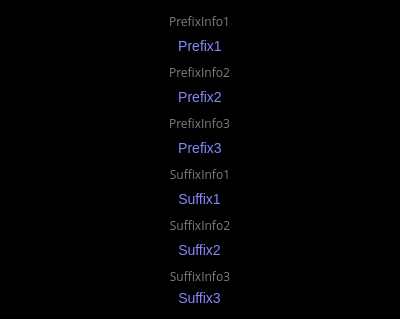
                            <widget class="QFrame" name="item_mods_frame">
                                <property name="enabled">
                                    <bool>false</bool>
                                </property>
                                <property name="sizePolicy">
                                    <sizepolicy hsizetype="Preferred" vsizetype="Preferred">
                                        <horstretch>0</horstretch>
                                        <verstretch>0</verstretch>
                                    </sizepolicy>
                                </property>
                                <property name="minimumSize">
                                    <size>
                                        <width>400</width>
                                        <height>300</height>
                                    </size>
                                </property>
                                <property name="maximumSize">
                                    <size>
                                        <width>400</width>
                                        <height>16777215</height>
                                    </size>
                                </property>
                                <property name="styleSheet">
                                    <string notr="true">background-color: rgb(0, 0, 0);</string>
                                </property>
                                <layout class="QVBoxLayout" name="item_mods_layout">
                                    <item alignment="Qt::AlignHCenter|Qt::AlignTop">
                                        <widget class="QLabel" name="prefix_info_1">
                                            <property name="enabled">
                                                <bool>false</bool>
                                            </property>
                                            <property name="minimumSize">
                                                <size>
                                                    <width>0</width>
                                                    <height>0</height>
                                                </size>
                                            </property>
                                            <property name="font">
                                                <font>
                                                    <family>Open Sans</family>
                                                    <pointsize>-1</pointsize>
                                                    <italic>false</italic>
                                                    <bold>false</bold>
                                                </font>
                                            </property>
                                            <property name="styleSheet">
                                                <string notr="true">QLabel {
                                                    color: #7f7f7f;
                                                    text-transform: none;
                                                    font-size: 12px;
                                                    padding-bottom: 0px;
                                                    padding-top: 2px;
                                                    padding-right: 10px;
                                                    padding-left: 10px;
                                                    line-height: 14px;
                                                    text-align: center;
                                                    margin: 0px;
                                                    }
                                                </string>
                                            </property>
                                            <property name="text">
                                                <string>PrefixInfo1</string>
                                            </property>
                                            <property name="textFormat">
                                                <enum>Qt::RichText</enum>
                                            </property>
                                            <property name="alignment">
                                                <set>Qt::AlignCenter</set>
                                            </property>
                                        </widget>
                                    </item>
                                    <item alignment="Qt::AlignHCenter">
                                        <widget class="QLabel" name="prefix_1">
                                            <property name="enabled">
                                                <bool>false</bool>
                                            </property>
                                            <property name="minimumSize">
                                                <size>
                                                    <width>0</width>
                                                    <height>0</height>
                                                </size>
                                            </property>
                                            <property name="styleSheet">
                                                <string notr="true">QLabel {
                                                    color: #8787fe;
                                                    font-size: 14px;
                                                    padding-bottom: 2px;
                                                    padding-top: 2px;
                                                    padding-right: 10px;
                                                    padding-left: 10px;
                                                    line-height: 14px;
                                                    text-align: center;
                                                    margin: 0px;
                                                    }
                                                </string>
                                            </property>
                                            <property name="text">
                                                <string>Prefix1</string>
                                            </property>
                                            <property name="textFormat">
                                                <enum>Qt::RichText</enum>
                                            </property>
                                            <property name="alignment">
                                                <set>Qt::AlignCenter</set>
                                            </property>
                                        </widget>
                                    </item>
                                    <item alignment="Qt::AlignHCenter|Qt::AlignTop">
                                        <widget class="QLabel" name="prefix_info_2">
                                            <property name="enabled">
                                                <bool>false</bool>
                                            </property>
                                            <property name="minimumSize">
                                                <size>
                                                    <width>0</width>
                                                    <height>0</height>
                                                </size>
                                            </property>
                                            <property name="font">
                                                <font>
                                                    <family>Open Sans</family>
                                                    <pointsize>-1</pointsize>
                                                    <italic>false</italic>
                                                    <bold>false</bold>
                                                </font>
                                            </property>
                                            <property name="styleSheet">
                                                <string notr="true">QLabel {
                                                    color: #7f7f7f;
                                                    text-transform: none;
                                                    font-size: 12px;
                                                    padding-bottom: 0px;
                                                    padding-top: 2px;
                                                    padding-right: 10px;
                                                    padding-left: 10px;
                                                    line-height: 14px;
                                                    text-align: center;
                                                    margin: 0px;
                                                    }
                                                </string>
                                            </property>
                                            <property name="text">
                                                <string>PrefixInfo2</string>
                                            </property>
                                            <property name="textFormat">
                                                <enum>Qt::RichText</enum>
                                            </property>
                                            <property name="alignment">
                                                <set>Qt::AlignCenter</set>
                                            </property>
                                        </widget>
                                    </item>
                                    <item alignment="Qt::AlignHCenter|Qt::AlignVCenter">
                                        <widget class="QLabel" name="prefix_2">
                                            <property name="enabled">
                                                <bool>false</bool>
                                            </property>
                                            <property name="minimumSize">
                                                <size>
                                                    <width>0</width>
                                                    <height>0</height>
                                                </size>
                                            </property>
                                            <property name="styleSheet">
                                                <string notr="true">QLabel {
                                                    color: #8787fe;
                                                    font-size: 14px;
                                                    padding-bottom: 2px;
                                                    padding-top: 2px;
                                                    padding-right: 10px;
                                                    padding-left: 10px;
                                                    line-height: 14px;
                                                    text-align: center;
                                                    margin: 0px;
                                                    }
                                                </string>
                                            </property>
                                            <property name="text">
                                                <string>Prefix2</string>
                                            </property>
                                            <property name="textFormat">
                                                <enum>Qt::RichText</enum>
                                            </property>
                                            <property name="alignment">
                                                <set>Qt::AlignCenter</set>
                                            </property>
                                        </widget>
                                    </item>
                                    <item alignment="Qt::AlignHCenter|Qt::AlignTop">
                                        <widget class="QLabel" name="prefix_info_3">
                                            <property name="enabled">
                                                <bool>false</bool>
                                            </property>
                                            <property name="minimumSize">
                                                <size>
                                                    <width>0</width>
                                                    <height>0</height>
                                                </size>
                                            </property>
                                            <property name="font">
                                                <font>
                                                    <family>Open Sans</family>
                                                    <pointsize>-1</pointsize>
                                                    <italic>false</italic>
                                                    <bold>false</bold>
                                                </font>
                                            </property>
                                            <property name="styleSheet">
                                                <string notr="true">QLabel {
                                                    color: #7f7f7f;
                                                    text-transform: none;
                                                    font-size: 12px;
                                                    padding-bottom: 0px;
                                                    padding-top: 2px;
                                                    padding-right: 10px;
                                                    padding-left: 10px;
                                                    line-height: 14px;
                                                    text-align: center;
                                                    margin: 0px;
                                                    }
                                                </string>
                                            </property>
                                            <property name="text">
                                                <string>PrefixInfo3</string>
                                            </property>
                                            <property name="textFormat">
                                                <enum>Qt::RichText</enum>
                                            </property>
                                            <property name="alignment">
                                                <set>Qt::AlignCenter</set>
                                            </property>
                                        </widget>
                                    </item>
                                    <item alignment="Qt::AlignHCenter|Qt::AlignVCenter">
                                        <widget class="QLabel" name="prefix_3">
                                            <property name="enabled">
                                                <bool>false</bool>
                                            </property>
                                            <property name="minimumSize">
                                                <size>
                                                    <width>0</width>
                                                    <height>0</height>
                                                </size>
                                            </property>
                                            <property name="styleSheet">
                                                <string notr="true">QLabel {
                                                    color: #8787fe;
                                                    font-size: 14px;
                                                    padding-bottom: 2px;
                                                    padding-top: 2px;
                                                    padding-right: 10px;
                                                    padding-left: 10px;
                                                    line-height: 14px;
                                                    text-align: center;
                                                    margin: 0px;
                                                    }
                                                </string>
                                            </property>
                                            <property name="text">
                                                <string>Prefix3</string>
                                            </property>
                                            <property name="textFormat">
                                                <enum>Qt::RichText</enum>
                                            </property>
                                            <property name="alignment">
                                                <set>Qt::AlignCenter</set>
                                            </property>
                                        </widget>
                                    </item>
                                    <item>
                                        <widget class="QLabel" name="suffix_info_1">
                                            <property name="enabled">
                                                <bool>false</bool>
                                            </property>
                                            <property name="minimumSize">
                                                <size>
                                                    <width>0</width>
                                                    <height>0</height>
                                                </size>
                                            </property>
                                            <property name="font">
                                                <font>
                                                    <family>Open Sans</family>
                                                    <pointsize>-1</pointsize>
                                                    <italic>false</italic>
                                                    <bold>false</bold>
                                                </font>
                                            </property>
                                            <property name="styleSheet">
                                                <string notr="true">QLabel {
                                                    color: #7f7f7f;
                                                    text-transform: none;
                                                    font-size: 12px;
                                                    padding-bottom: 0px;
                                                    padding-top: 2px;
                                                    padding-right: 10px;
                                                    padding-left: 10px;
                                                    line-height: 14px;
                                                    text-align: center;
                                                    margin: 0px;
                                                    }
                                                </string>
                                            </property>
                                            <property name="text">
                                                <string>SuffixInfo1</string>
                                            </property>
                                            <property name="textFormat">
                                                <enum>Qt::RichText</enum>
                                            </property>
                                            <property name="alignment">
                                                <set>Qt::AlignCenter</set>
                                            </property>
                                        </widget>
                                    </item>
                                    <item alignment="Qt::AlignHCenter|Qt::AlignVCenter">
                                        <widget class="QLabel" name="suffix_1">
                                            <property name="enabled">
                                                <bool>false</bool>
                                            </property>
                                            <property name="minimumSize">
                                                <size>
                                                    <width>0</width>
                                                    <height>0</height>
                                                </size>
                                            </property>
                                            <property name="styleSheet">
                                                <string notr="true">QLabel {
                                                    color: #8787fe;
                                                    font-size: 14px;
                                                    padding-bottom: 2px;
                                                    padding-top: 2px;
                                                    padding-right: 10px;
                                                    padding-left: 10px;
                                                    line-height: 14px;
                                                    text-align: center;
                                                    margin: 0px;
                                                    }
                                                </string>
                                            </property>
                                            <property name="text">
                                                <string>Suffix1</string>
                                            </property>
                                            <property name="textFormat">
                                                <enum>Qt::RichText</enum>
                                            </property>
                                            <property name="alignment">
                                                <set>Qt::AlignCenter</set>
                                            </property>
                                        </widget>
                                    </item>
                                    <item>
                                        <widget class="QLabel" name="suffix_info_2">
                                            <property name="enabled">
                                                <bool>false</bool>
                                            </property>
                                            <property name="minimumSize">
                                                <size>
                                                    <width>0</width>
                                                    <height>0</height>
                                                </size>
                                            </property>
                                            <property name="font">
                                                <font>
                                                    <family>Open Sans</family>
                                                    <pointsize>-1</pointsize>
                                                    <italic>false</italic>
                                                    <bold>false</bold>
                                                </font>
                                            </property>
                                            <property name="styleSheet">
                                                <string notr="true">QLabel {
                                                    color: #7f7f7f;
                                                    text-transform: none;
                                                    font-size: 12px;
                                                    padding-bottom: 0px;
                                                    padding-top: 2px;
                                                    padding-right: 10px;
                                                    padding-left: 10px;
                                                    line-height: 14px;
                                                    text-align: center;
                                                    margin: 0px;
                                                    }
                                                </string>
                                            </property>
                                            <property name="text">
                                                <string>SuffixInfo2</string>
                                            </property>
                                            <property name="textFormat">
                                                <enum>Qt::RichText</enum>
                                            </property>
                                            <property name="alignment">
                                                <set>Qt::AlignCenter</set>
                                            </property>
                                        </widget>
                                    </item>
                                    <item alignment="Qt::AlignHCenter|Qt::AlignVCenter">
                                        <widget class="QLabel" name="suffix_2">
                                            <property name="enabled">
                                                <bool>false</bool>
                                            </property>
                                            <property name="minimumSize">
                                                <size>
                                                    <width>0</width>
                                                    <height>0</height>
                                                </size>
                                            </property>
                                            <property name="styleSheet">
                                                <string notr="true">QLabel {
                                                    color: #8787fe;
                                                    font-size: 14px;
                                                    padding-bottom: 2px;
                                                    padding-top: 2px;
                                                    padding-right: 10px;
                                                    padding-left: 10px;
                                                    line-height: 14px;
                                                    text-align: center;
                                                    margin: 0px;
                                                    }
                                                </string>
                                            </property>
                                            <property name="text">
                                                <string>Suffix2</string>
                                            </property>
                                            <property name="textFormat">
                                                <enum>Qt::RichText</enum>
                                            </property>
                                            <property name="alignment">
                                                <set>Qt::AlignCenter</set>
                                            </property>
                                        </widget>
                                    </item>
                                    <item>
                                        <widget class="QLabel" name="suffix_info_3">
                                            <property name="enabled">
                                                <bool>false</bool>
                                            </property>
                                            <property name="sizePolicy">
                                                <sizepolicy hsizetype="Preferred" vsizetype="Preferred">
                                                    <horstretch>0</horstretch>
                                                    <verstretch>0</verstretch>
                                                </sizepolicy>
                                            </property>
                                            <property name="minimumSize">
                                                <size>
                                                    <width>0</width>
                                                    <height>0</height>
                                                </size>
                                            </property>
                                            <property name="maximumSize">
                                                <size>
                                                    <width>16777215</width>
                                                    <height>16</height>
                                                </size>
                                            </property>
                                            <property name="font">
                                                <font>
                                                    <family>Open Sans</family>
                                                    <pointsize>-1</pointsize>
                                                    <italic>false</italic>
                                                    <bold>false</bold>
                                                </font>
                                            </property>
                                            <property name="styleSheet">
                                                <string notr="true">QLabel {
                                                    color: #7f7f7f;
                                                    text-transform: none;
                                                    font-size: 12px;
                                                    padding-bottom: 0px;
                                                    padding-top: 2px;
                                                    padding-right: 10px;
                                                    padding-left: 10px;
                                                    line-height: 14px;
                                                    text-align: center;
                                                    margin: 0px;
                                                    }
                                                </string>
                                            </property>
                                            <property name="lineWidth">
                                                <number>1</number>
                                            </property>
                                            <property name="text">
                                                <string>SuffixInfo3</string>
                                            </property>
                                            <property name="textFormat">
                                                <enum>Qt::RichText</enum>
                                            </property>
                                            <property name="alignment">
                                                <set>Qt::AlignCenter</set>
                                            </property>
                                        </widget>
                                    </item>
                                    <item alignment="Qt::AlignHCenter|Qt::AlignVCenter">
                                        <widget class="QLabel" name="suffix_3">
                                            <property name="enabled">
                                                <bool>false</bool>
                                            </property>
                                            <property name="minimumSize">
                                                <size>
                                                    <width>0</width>
                                                    <height>0</height>
                                                </size>
                                            </property>
                                            <property name="styleSheet">
                                                <string notr="true">QLabel {
                                                    color: #8787fe;
                                                    font-size: 14px;
                                                    padding-bottom: 2px;
                                                    padding-top: 2px;
                                                    padding-right: 10px;
                                                    padding-left: 10px;
                                                    line-height: 14px;
                                                    text-align: center;
                                                    margin: 0px;
                                                    }
                                                </string>
                                            </property>
                                            <property name="text">
                                                <string>Suffix3</string>
                                            </property>
                                            <property name="textFormat">
                                                <enum>Qt::RichText</enum>
                                            </property>
                                            <property name="alignment">
                                                <set>Qt::AlignCenter</set>
                                            </property>
                                        </widget>
                                    </item>
                                </layout>
                            </widget>
